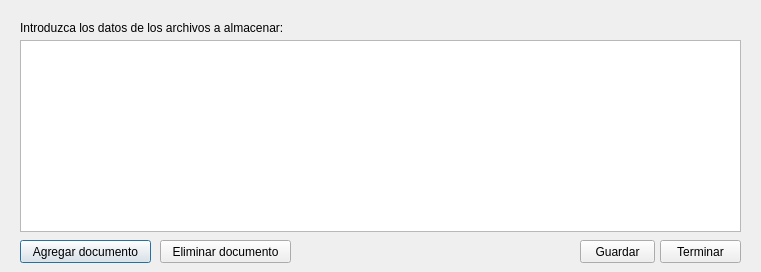
<?xml version="1.0" encoding="UTF-8"?>
<ui version="4.0">
 <class>dlgDocumentos</class>
 <widget class="QDialog" name="dlgDocumentos">
  <property name="windowModality">
   <enum>Qt::WindowModal</enum>
  </property>
  <property name="geometry">
   <rect>
    <x>0</x>
    <y>0</y>
    <width>761</width>
    <height>272</height>
   </rect>
  </property>
  <property name="windowTitle">
   <string>Archivos asociados al trabajo</string>
  </property>
  <property name="toolTip">
   <string>Añade archivos al trabajo</string>
  </property>
  <property name="modal">
   <bool>true</bool>
  </property>
  <widget class="QTableWidget" name="tableWidget">
   <property name="geometry">
    <rect>
     <x>20</x>
     <y>40</y>
     <width>721</width>
     <height>192</height>
    </rect>
   </property>
  </widget>
  <widget class="QPushButton" name="bttAadir">
   <property name="geometry">
    <rect>
     <x>20</x>
     <y>240</y>
     <width>131</width>
     <height>23</height>
    </rect>
   </property>
   <property name="toolTip">
    <string>Añade una fila a la tabla para añadir un documento</string>
   </property>
   <property name="text">
    <string>Agregar documento</string>
   </property>
  </widget>
  <widget class="QPushButton" name="bttEliminar">
   <property name="geometry">
    <rect>
     <x>160</x>
     <y>240</y>
     <width>131</width>
     <height>23</height>
    </rect>
   </property>
   <property name="toolTip">
    <string>Elimina la fila actual</string>
   </property>
   <property name="text">
    <string>Eliminar documento</string>
   </property>
  </widget>
  <widget class="QPushButton" name="bttTerminar">
   <property name="geometry">
    <rect>
     <x>660</x>
     <y>240</y>
     <width>81</width>
     <height>23</height>
    </rect>
   </property>
   <property name="toolTip">
    <string>Sale de este cuadro de diálogo</string>
   </property>
   <property name="text">
    <string>Terminar</string>
   </property>
  </widget>
  <widget class="QPushButton" name="bttGuardar">
   <property name="geometry">
    <rect>
     <x>580</x>
     <y>240</y>
     <width>75</width>
     <height>23</height>
    </rect>
   </property>
   <property name="toolTip">
    <string>Guarda los datos en el disco local</string>
   </property>
   <property name="text">
    <string>Guardar</string>
   </property>
  </widget>
  <widget class="QLabel" name="label">
   <property name="geometry">
    <rect>
     <x>20</x>
     <y>20</y>
     <width>541</width>
     <height>16</height>
    </rect>
   </property>
   <property name="text">
    <string>Introduzca los datos de los archivos a almacenar:</string>
   </property>
  </widget>
 </widget>
 <resources/>
 <connections/>
</ui>
